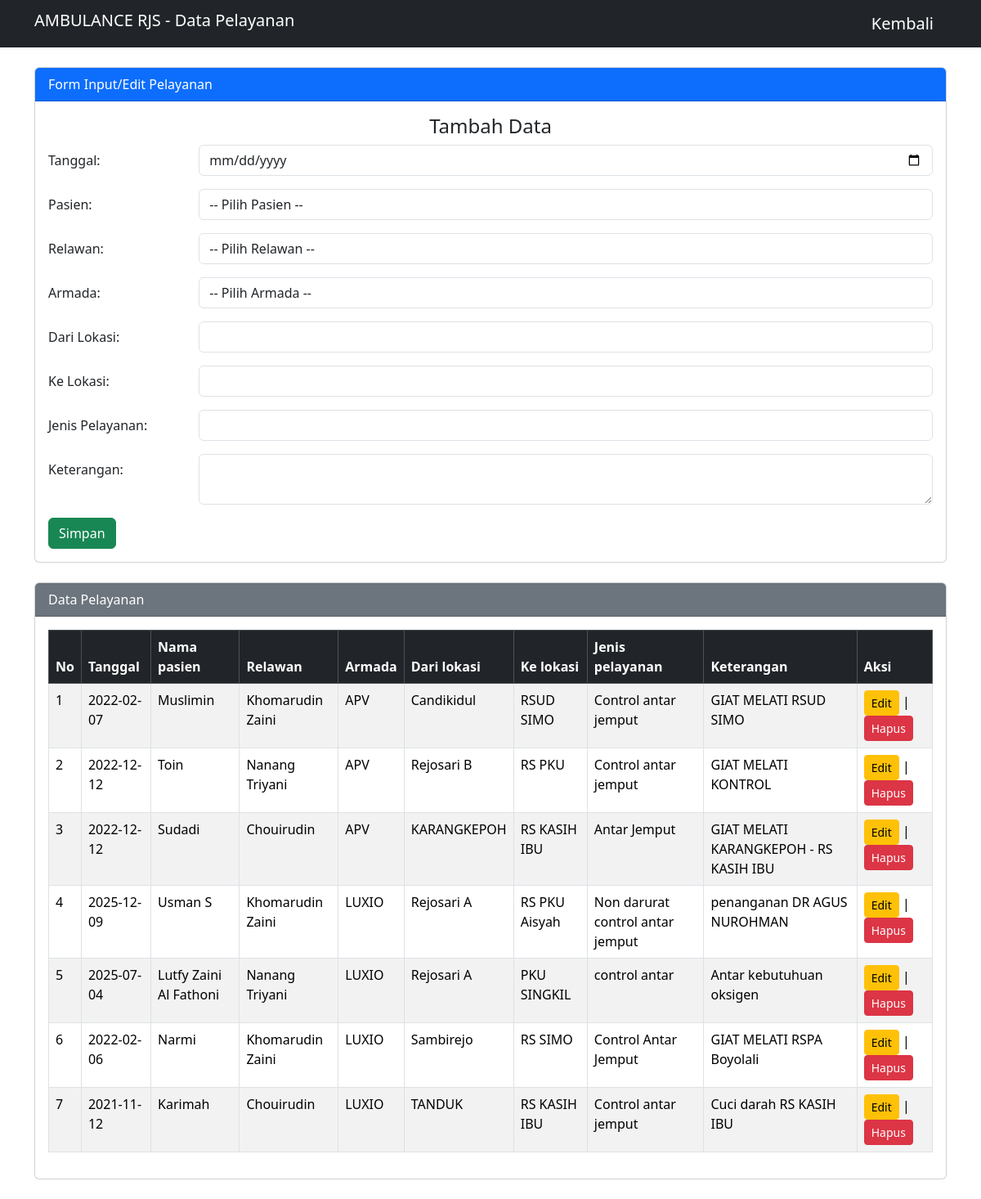
Page /view/pelayanan.php (signed in) on the earlier database version.
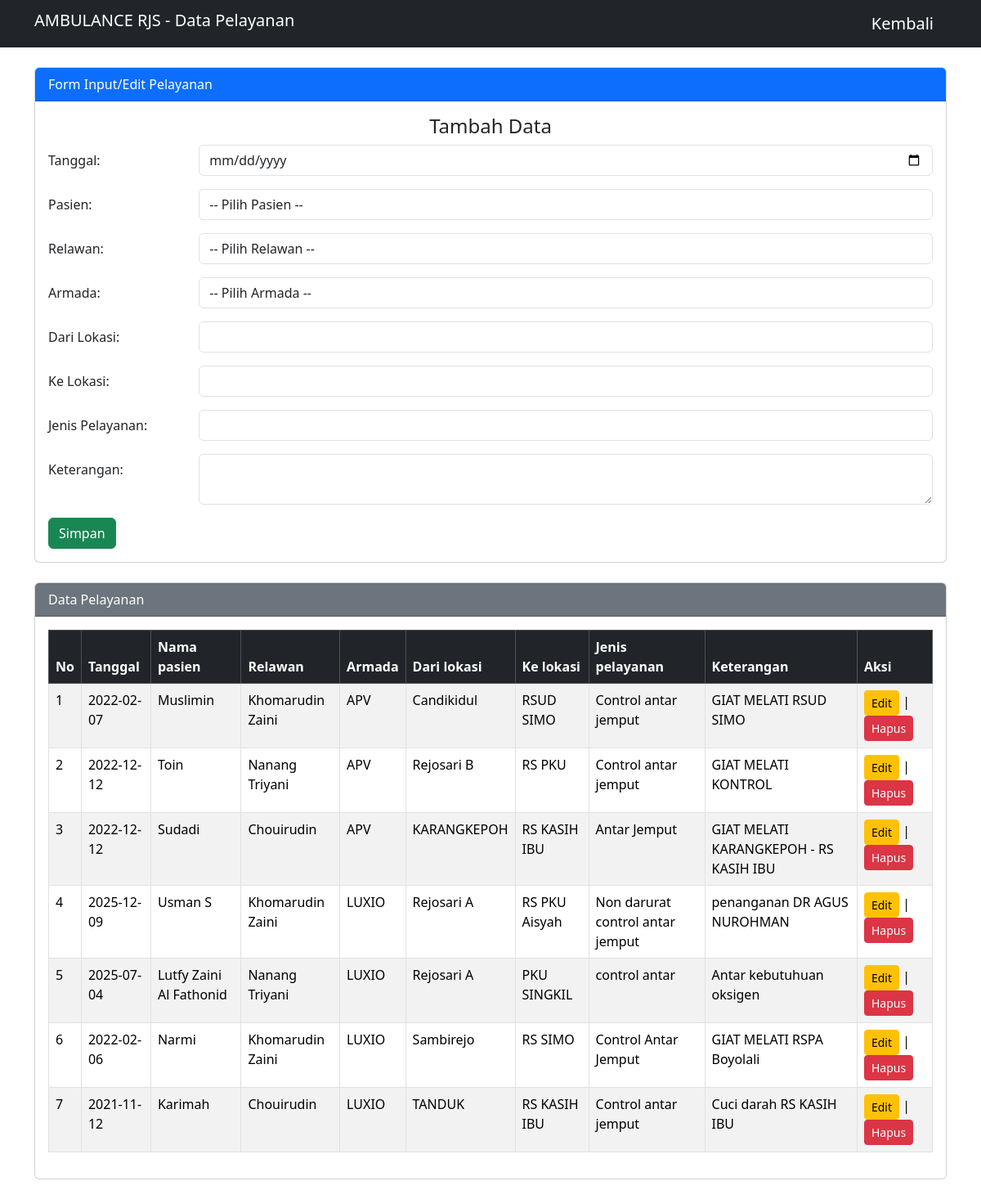
Same page on the later database version.
### tables this page shows
CREATE TABLE `pelayanan` (
  `id_pelayanan` int(55) NOT NULL,
  `tanggal` date NOT NULL,
  `id_pasien` int(55) NOT NULL,
  `id_relawan` int(55) NOT NULL,
  `id_armada` int(55) NOT NULL,
  `dari_lokasi` text NOT NULL,
  `ke_lokasi` text NOT NULL,
  `jenis_pelayanan` text NOT NULL,
  `keterangan` text NOT NULL
);

CREATE TABLE `pasien` (
  `id_pasien` int(55) NOT NULL,
  `nama_pasien` varchar(55) NOT NULL,
  `jenis_kelamin` enum('Laki-laki','Perempuan','','') NOT NULL,
  `umur` char(55) NOT NULL,
  `alamat` text NOT NULL,
  `no_hp` char(55) NOT NULL,
  `diagnosa` text NOT NULL
);

CREATE TABLE `relawan` (
  `id_relawan` int(55) NOT NULL,
  `nama_relawan` varchar(55) NOT NULL,
  `jenis_kelamin` enum('Laki-laki','Perempuan','','') NOT NULL,
  `no_hp` varchar(55) NOT NULL,
  `alamat` text NOT NULL
);

CREATE TABLE `armada` (
  `id_armada` int(55) NOT NULL,
  `nama_armada` varchar(55) NOT NULL,
  `plat` varchar(55) NOT NULL,
  `status` text NOT NULL
);

### config/koneksi.php (called while the page is built, shortened)
<?php
class database
{
    private $host = "localhost";
    private $username = "root";
    private $pass = "";
    private $db = "ambulance";
    function __construct()
    {
        $this->connect = mysqli_connect($this->host, $this->username, $this->pass, $this->db);
    }
}

### proses/proses-pelayanan.php (called while the page is built, shortened)
<?php
require_once(__DIR__ . '/../config/koneksi.php');
class pelayanan
{
    private $db;
    function __construct()
    {
        $database = new database();
        $this->db = $database->connect;
    }
    function tampil()
    {
        $data = mysqli_query($this->db, "SELECT * from pelayanan,relawan,pasien,armada WHERE
        pelayanan.id_relawan = relawan.id_relawan and
        pelayanan.id_pasien=pasien.id_pasien and
        pelayanan.id_armada=armada.id_armada");
        return mysqli_fetch_all($data, MYSQLI_ASSOC);
    }
}

### view/pelayanan.php (the view, shortened to what the changed rows need)
<?php
require_once(__DIR__ . '/../proses/proses-pelayanan.php');
$pelayanan = new Pelayanan();
include '../template/header.php';
?>
<body>
    <div class="container my-4">
        <div class="card">
            <div class="card-body">
                <table class="table table-bordered table-striped" id="tablePelayanan">
                    <thead class="table-dark">
                        <tr>
                            <th>No</th>
                            <th>Tanggal</th>
                            <th>Nama pasien</th>
                            <th>Relawan</th>
                            <th>Armada</th>
                            <th>Dari lokasi</th>
                            <th>Ke lokasi</th>
                            <th>Jenis pelayanan</th>
                            <th>Keterangan</th>
                            <th>Aksi</th>
                        </tr>
                    </thead>
                    <?php
                    $no = 1;
                    foreach ($pelayanan->tampil() as $data) {
                    ?>
                        <tr>
                            <td><?php echo $no++; ?></td>
                            <td><?php echo $data['tanggal']; ?></td>
                            <td><?php echo $data['nama_pasien']; ?></td>
                            <td><?php echo $data['nama_relawan']; ?></td>
                            <td><?php echo $data['nama_armada']; ?></td>
                            <td><?php echo $data['dari_lokasi']; ?></td>
                            <td><?php echo $data['ke_lokasi']; ?></td>
                            <td><?php echo $data['jenis_pelayanan']; ?></td>
                            <td><?php echo $data['keterangan']; ?></td>
                            <td>
                                <a href="?edit=<?php echo $data['id_pelayanan']; ?>" class="btn btn-sm btn-warning">Edit</a> |
                                <a href="?hapus=<?php echo $data['id_pelayanan']; ?>" class="btn btn-sm btn-danger" onclick="return confirm('Yakin hapus data?')">Hapus</a>
                            </td>
                        </tr>
                    <?php } ?>
                </table>
            </div>
        </div>
    </div>
    </html>

Differences in the rows shown:
changed through a linked row, pelayanan "PKU SINGKIL": id_pasien.nama_pasien "Lutfy Zaini Al Fathoni" → "Lutfy Zaini Al Fathonid"
